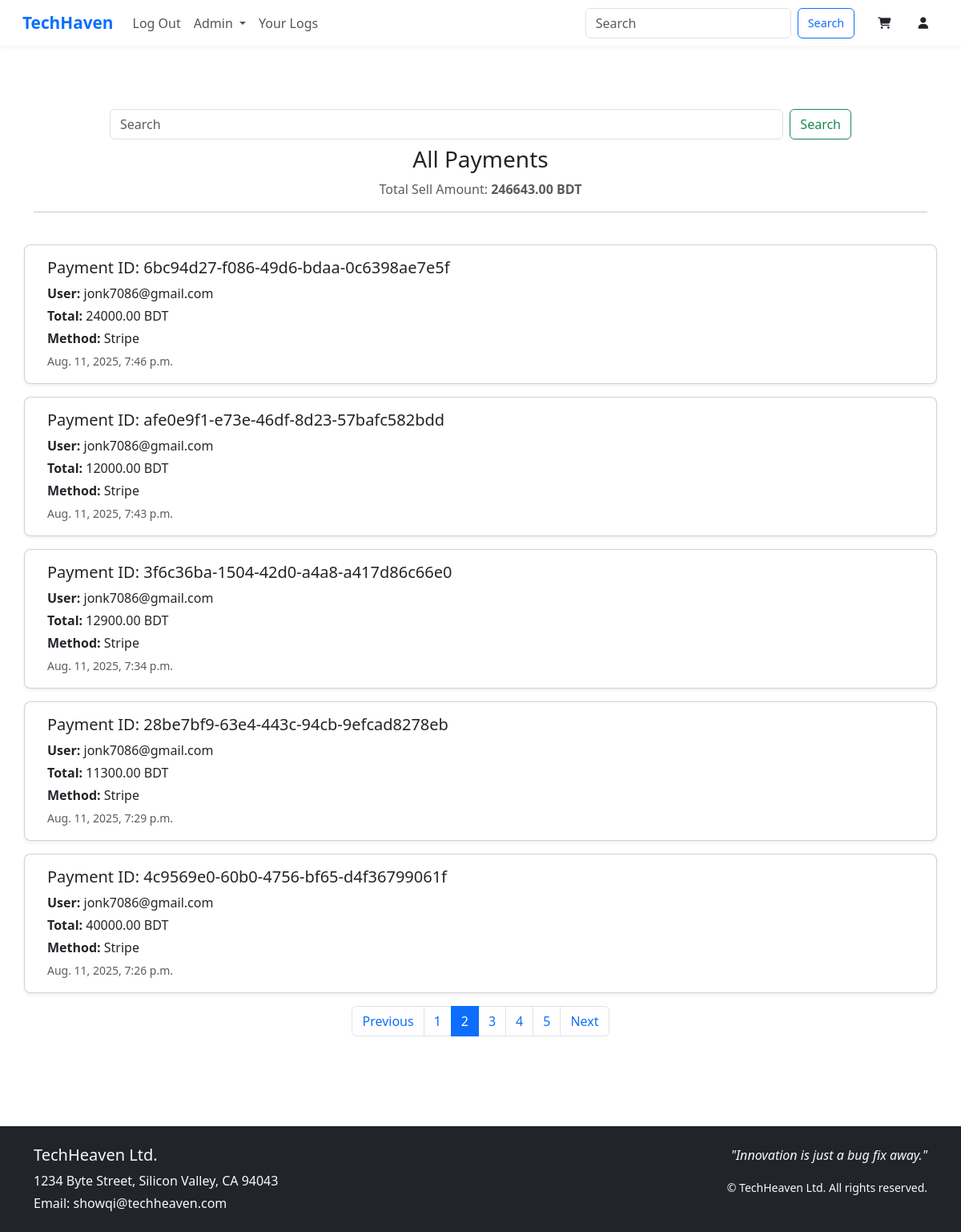
The page /payment/list/?page=2 (signed in) on the database its author committed.
### payment/models.py (models this page shows)
class PaymentHistory(models.Model):
    id = models.UUIDField(primary_key=True, default=uuid.uuid4, editable=False)
    user=models.ForeignKey(User,on_delete=models.CASCADE,null=True,blank=True)
    payment_method=models.CharField(max_length=30,null=True,blank=True)
    order=models.ForeignKey(Order,on_delete=models.CASCADE,null=True,blank=True)
    total_amount = models.DecimalField(max_digits=10, decimal_places=2, default=0.00)
    status=models.CharField(max_length=30,null=True,blank=True)
    created_at=models.DateTimeField(auto_now_add=True)
    updated_at=models.DateTimeField(auto_now=True)

### accounts/models.py (models this page shows)
class CustomUser(AbstractBaseUser, PermissionsMixin):
    email = models.EmailField(unique=True)
    role=models.CharField(max_length=20,choices=(('ADMIN','admin'),('USER','user')),default='USER')
    default_device = models.CharField(max_length=255, null=True, blank=True)
    is_active = models.BooleanField(default=False)
    is_staff = models.BooleanField(default=False)
    objects = UserManager()
    USERNAME_FIELD = "email"
    REQUIRED_FIELDS = []

### payment/views.py (the view)
# urls.py: path('payment/list/',views.payment_list,name="payment_list"),
@login_required
def payment_list(request):
    if request.user.role != "ADMIN":
        return HttpResponse("Need to be an Admin. You are not allowed")
    query = request.GET.get('query', '').strip()
    if query:
        payment_list = PaymentHistory.objects.filter(user__email__icontains=query).order_by('-created_at')
    else:
        payment_list = PaymentHistory.objects.all().order_by('-created_at')
    total_sell_amount = 0
    for item in payment_list:
        total_sell_amount += item.total_amount
    paginator = Paginator(payment_list, 5)
    page_number = request.GET.get('page', 1)
    page_obj = paginator.get_page(page_number)
    return render(request, 'payment/payment_list.html', {
        'total_order_amount': total_sell_amount,
        'orders_item': page_obj,  # paginated items
        'paginator': paginator,
        'page_obj': page_obj,
    })

### payment/templates/payment/payment_list.html (shortened to what this page needs)
{% extends "layout.html" %}
{% block content %}
<div class="container py-5">
  <div class="row justify-content-center">
    <div class="col-lg-10 mb-2 mt-2">
      <form class="d-flex" role="search by email" method="GET" action="{% url 'payment_list' %}">
            <input class="form-control me-2" type="search" placeholder="Search" aria-label="Search" value="{{ query }}" name="query"/>
            <button class="btn btn-outline-success" type="submit">Search</button>
      </form>
    </div>
      <div class="mb-4 text-center">
        <h3>All Payments</h3>
        <p class="text-muted">
          Total Sell Amount: <strong>{{ total_order_amount }} BDT</strong>
        </p>
        <hr>
      </div>
      {% for payment in orders_item %}
        <div class="card mb-3 shadow-sm rounded-3">
          <div class="card-body">
            <h5 class="card-title">Payment ID: {{ payment.id }}</h5>
            <p class="mb-1"><strong>User:</strong> {{ payment.user.email }}</p>
            <p class="mb-1"><strong>Total:</strong> {{ payment.total_amount }} BDT</p>
            <p class="mb-1"><strong>Method:</strong> {{ payment.payment_method }}</p>
            <p class="mb-0 text-muted"><small>{{ payment.created_at }}</small></p>
          </div>
        </div>
      {% empty %}
        <p class="text-center text-muted">No payments found.</p>
      {% endfor %}
      {% if page_obj.paginator.num_pages > 1 %}
        <nav aria-label="Page navigation">
          <ul class="pagination justify-content-center">
            {% if page_obj.has_previous %}
              <li class="page-item">
                <a class="page-link" href="?page={{ page_obj.previous_page_number }}">Previous</a>
              </li>
            {% endif %}
            {% for num in page_obj.paginator.page_range %}
              <li class="page-item {% if page_obj.number == num %}active{% endif %}">
                <a class="page-link" href="?page={{ num }}">{{ num }}</a>
              </li>
            {% endfor %}
            {% if page_obj.has_next %}
              <li class="page-item">
                <a class="page-link" href="?page={{ page_obj.next_page_number }}">Next</a>
              </li>
            {% endif %}
          </ul>
        </nav>
      {% endif %}
    </div>
  </div>
</div>
{% endblock %}

### accounts/templates/layout.html (style rules this page uses)
html, body { height: 100%; margin: 0; }
body { display: flex; flex-direction: column; min-height: 100vh; }

### rows shown on the page
PaymentHistory: id "6bc94d27-f086-49d6-bdaa-0c6398ae7e5f", user.email "jonk7086@gmail.com", total_amount "24000.00", payment_method "Stripe", created_at "Aug. 11, 2025, 7:46 p.m."
PaymentHistory: id "afe0e9f1-e73e-46df-8d23-57bafc582bdd", user.email "jonk7086@gmail.com", total_amount "12000.00", payment_method "Stripe", created_at "Aug. 11, 2025, 7:43 p.m."
PaymentHistory: id "3f6c36ba-1504-42d0-a4a8-a417d86c66e0", user.email "jonk7086@gmail.com", total_amount "12900.00", payment_method "Stripe", created_at "Aug. 11, 2025, 7:34 p.m."
PaymentHistory: id "28be7bf9-63e4-443c-94cb-9efcad8278eb", user.email "jonk7086@gmail.com", total_amount "11300.00", payment_method "Stripe", created_at "Aug. 11, 2025, 7:29 p.m."
PaymentHistory: id "4c9569e0-60b0-4756-bf65-d4f36799061f", user.email "jonk7086@gmail.com", total_amount "40000.00", payment_method "Stripe", created_at "Aug. 11, 2025, 7:26 p.m."

### other values the page prints
{{ total_order_amount }} "246643.00"
{{ num }} "1" "2" "3" "4" "5"
